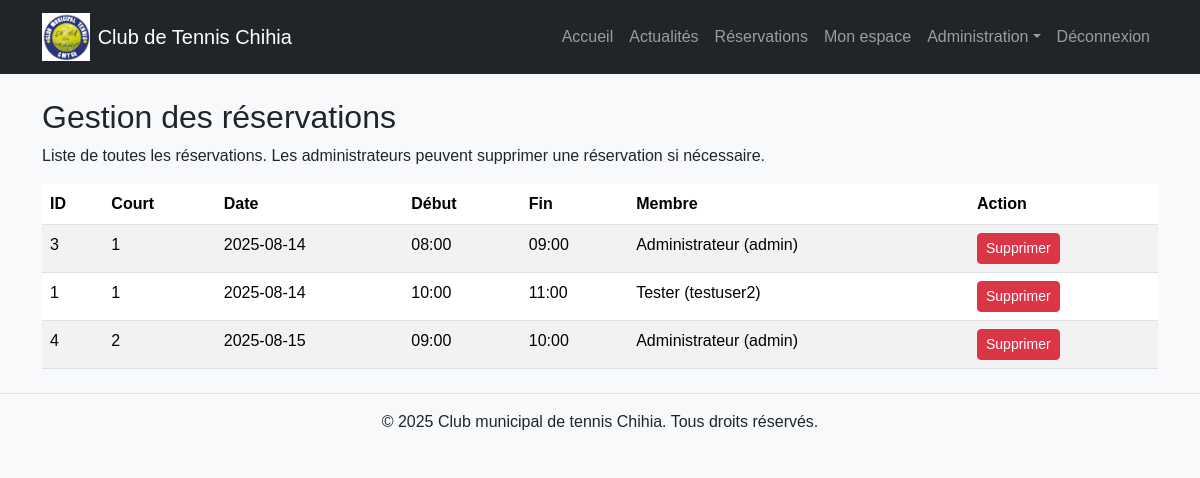
Screenshot of /admin/reservations (signed in) with the database file from the repository.
### tables this page shows
CREATE TABLE reservations (
            id INTEGER PRIMARY KEY AUTOINCREMENT,
            user_id INTEGER NOT NULL,
            court_number INTEGER NOT NULL,
            date TEXT NOT NULL,
            start_time TEXT NOT NULL,
            end_time TEXT NOT NULL,
            FOREIGN KEY(user_id) REFERENCES users(id)
        );

CREATE TABLE users (
            id INTEGER PRIMARY KEY AUTOINCREMENT,
            username TEXT UNIQUE NOT NULL,
            password_hash TEXT NOT NULL,
            full_name TEXT,
            email TEXT,
            phone TEXT,
            is_admin INTEGER DEFAULT 0,
            validated INTEGER DEFAULT 0
        , is_trainer INTEGER DEFAULT 0, ijin_number TEXT, birth_date TEXT, photo_path TEXT);

### app.py (the view)
@app.get("/admin/reservations", response_class=HTMLResponse)
async def admin_reservations(request: Request) -> HTMLResponse:
    user = get_current_user(request)
    if not user:
        return RedirectResponse(url="/connexion", status_code=303)
    check_admin(user)
    conn = get_db_connection()
    cur = conn.cursor()
    cur.execute(
        "SELECT r.id, r.court_number, r.date, r.start_time, r.end_time, u.full_name AS user_full_name, u.username "
        "FROM reservations r JOIN users u ON r.user_id = u.id ORDER BY r.date, r.start_time"
    )
    bookings = cur.fetchall()
    conn.close()
    return templates.TemplateResponse(
        "admin_reservations.html",
        {
            "request": request,
            "user": user,
            "bookings": bookings,
        },
    )

### templates/admin_reservations.html (shortened to what this page needs)
{% extends 'layout.html' %}
{% block content %}
<h2>Gestion des réservations</h2>
<p>Liste de toutes les réservations. Les administrateurs peuvent supprimer une réservation si nécessaire.</p>
<table class="table table-striped">
    <thead>
    <tr>
        <th>ID</th>
        <th>Court</th>
        <th>Date</th>
        <th>Début</th>
        <th>Fin</th>
        <th>Membre</th>
        <th>Action</th>
    </tr>
    </thead>
    <tbody>
    {% for b in bookings %}
        <tr>
            <td>{{ b.id }}</td>
            <td>{{ b.court_number }}</td>
            <td>{{ b.date }}</td>
            <td>{{ b.start_time }}</td>
            <td>{{ b.end_time }}</td>
            <td>{{ b.user_full_name }} ({{ b.username }})</td>
            <td>
                <form method="post" action="/admin/reservations/supprimer" style="display:inline;">
                    <button type="submit" class="btn btn-sm btn-danger">Supprimer</button>
                </form>
            </td>
        </tr>
    {% endfor %}
    </tbody>
</table>
{% endblock %}

### static/css/style.css (style rules this page uses)
body { font-family: 'Arial', sans-serif; background-color: #f7f9fb; }

### rows the page displays
reservations: id "3", court_number "1", date "2025-08-14", start_time "08:00", end_time "09:00", user_full_name "Administrateur", username "admin"
reservations: id "1", court_number "1", date "2025-08-14", start_time "10:00", end_time "11:00", user_full_name "Tester", username "testuser2"
reservations: id "4", court_number "2", date "2025-08-15", start_time "09:00", end_time "10:00", user_full_name "Administrateur", username "admin"
